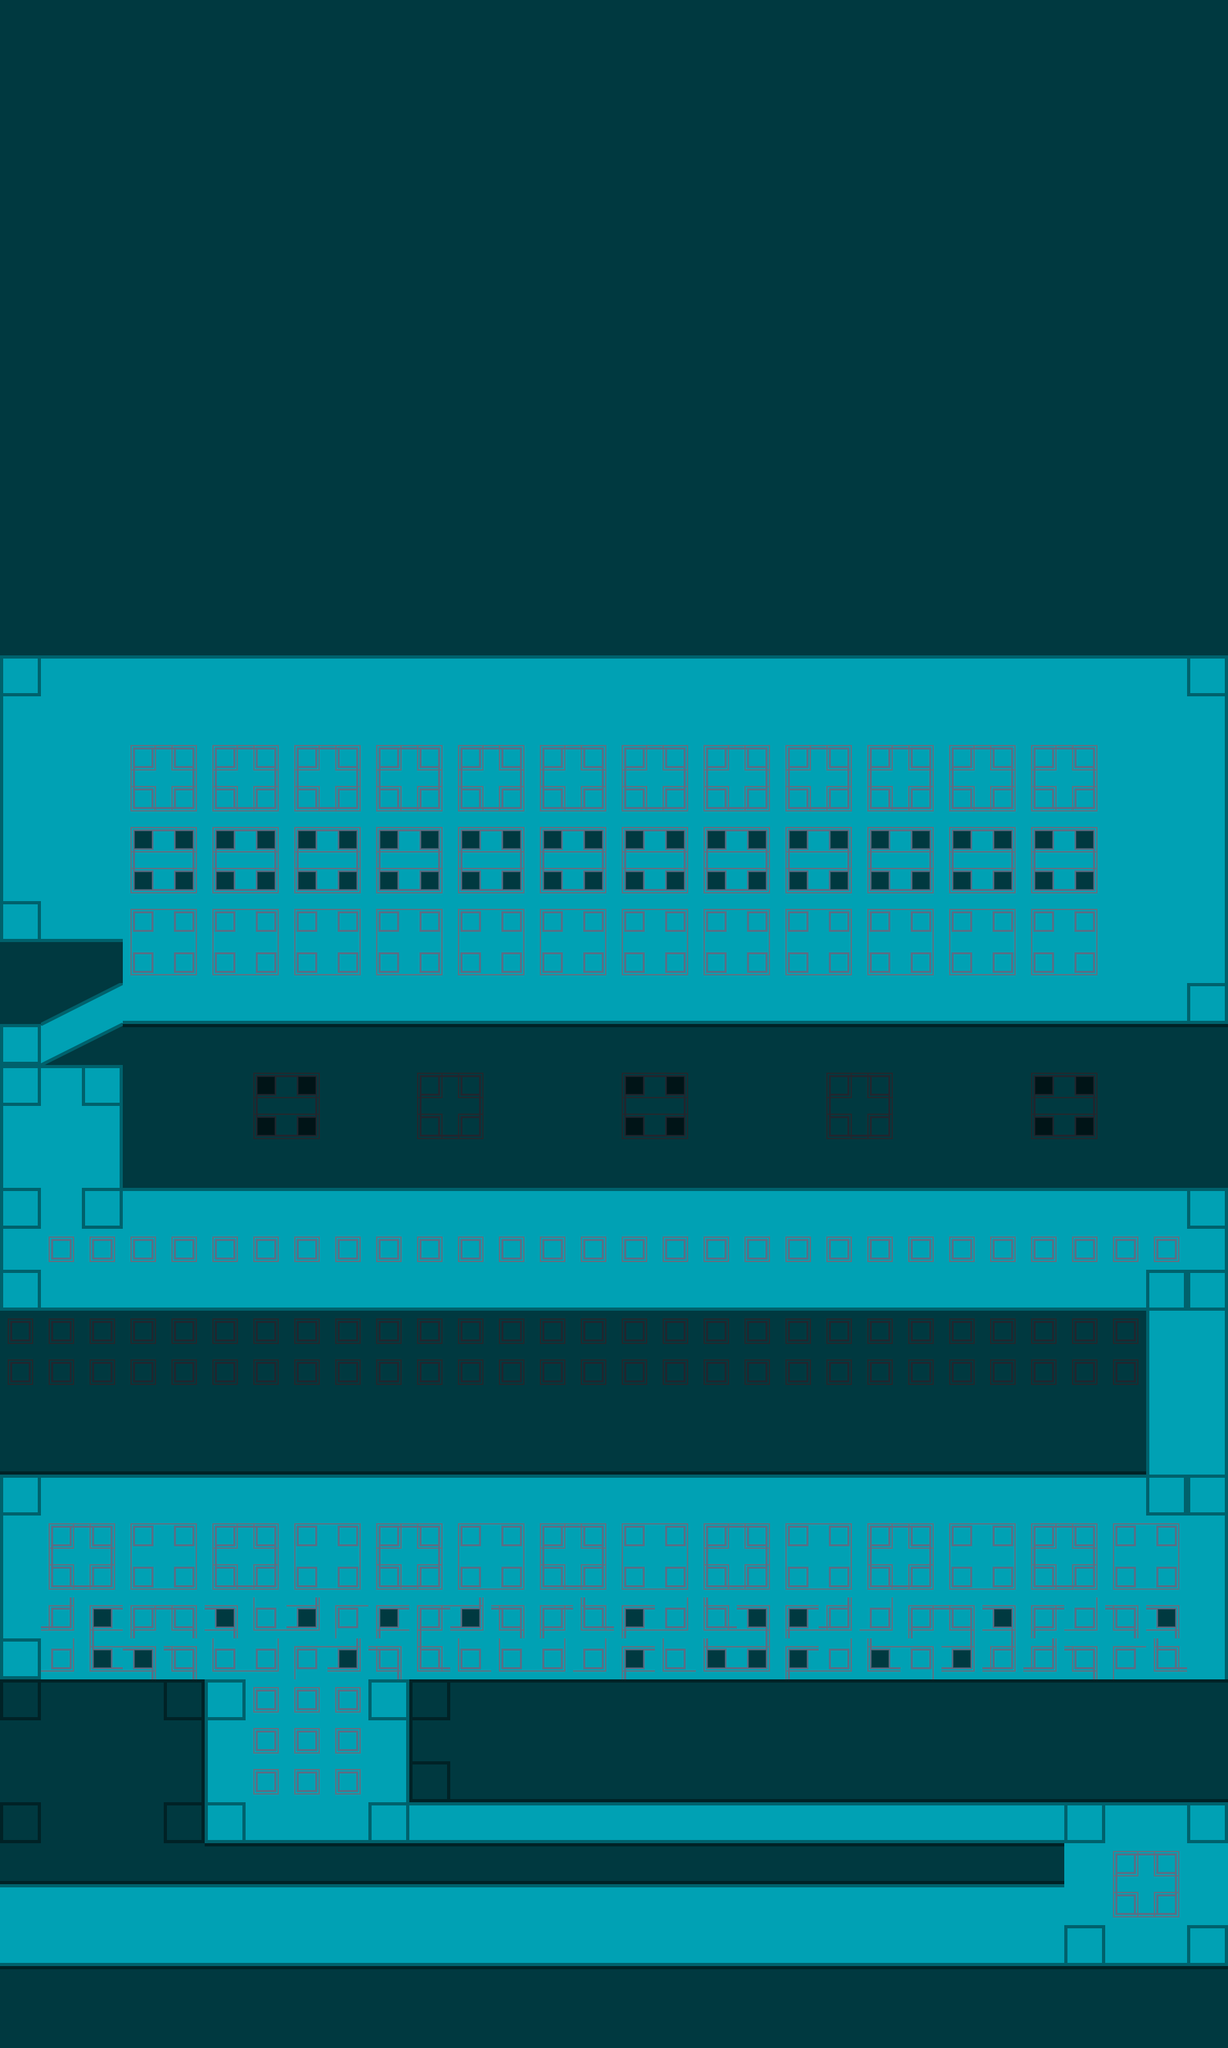

Rendered tile map (Tiled .tmx) drawn with the repository's tilesets; below, a short description and the full map source, tile grids included:
An orthogonal 30x50 tile map with 64x64 px tiles, 1 tile layer (mapmain), 1 image layer and 24 objects.

<map version="1.0" orientation="orthogonal" renderorder="left-up" width="30" height="50" tilewidth="64" tileheight="64" nextobjectid="1">
 <tileset firstgid="1" name="mainTiles" tilewidth="64" tileheight="64" tilecount="64">
  <image source="../ICIPTiles1.png" trans="ff00ff" width="512" height="512" />
  <terraintypes>
   <terrain name="TestFloor" tile="-1" />
  </terraintypes>
  <tile id="1">
   <objectgroup draworder="index">
    <object id="0" x="0.5" y="61.5">
     <polygon points="0,0 63,-32.5 63.5,-58 -1,-57" />
    </object>
   </objectgroup>
  </tile>
  <tile id="2">
   <objectgroup draworder="index">
    <object id="0" x="0" y="29.5">
     <polygon points="0,0 59.5,-30 0,-28.5" />
    </object>
   </objectgroup>
  </tile>
  <tile id="8">
   <objectgroup draworder="index">
    <object id="0" x="0" y="0" width="63" height="63" />
   </objectgroup>
  </tile>
  <tile id="9">
   <objectgroup draworder="index">
    <object id="0" x="63.5" y="36">
     <polygon points="0,0 -56,27.5 0.5,26.5" />
    </object>
   </objectgroup>
  </tile>
  <tile id="10">
   <objectgroup draworder="index">
    <object id="0" x="63.5" y="2.5">
     <polygon points="0,0 -64,32.5 -64,61.5 -0.5,61" />
    </object>
   </objectgroup>
  </tile>
  <tile id="11">
   <objectgroup draworder="index">
    <object id="0" x="0" y="-0.5" width="63.5" height="64.5" />
   </objectgroup>
  </tile>
  <tile id="12">
   <objectgroup draworder="index">
    <object id="0" x="0" y="0" width="64.5" height="63" />
   </objectgroup>
  </tile>
  <tile id="13">
   <objectgroup draworder="index">
    <object id="0" x="0" y="-0.5" width="64" height="64" />
   </objectgroup>
  </tile>
  <tile id="14">
   <objectgroup draworder="index">
    <object id="0" x="0" y="0" width="63" height="64" />
   </objectgroup>
  </tile>
  <tile id="15">
   <objectgroup draworder="index">
    <object id="0" x="-1" y="-0.5" width="64.5" height="64.5" />
   </objectgroup>
  </tile>
  <tile id="17">
   <objectgroup draworder="index">
    <object id="0" x="0" y="0" width="63.5" height="63" />
   </objectgroup>
  </tile>
  <tile id="19">
   <objectgroup draworder="index">
    <object id="0" x="-0.5" y="0" width="64" height="63.5" />
   </objectgroup>
  </tile>
  <tile id="26">
   <objectgroup draworder="index">
    <object id="0" x="-1" y="0" width="64.5" height="63.5" />
   </objectgroup>
  </tile>
  <tile id="27">
   <objectgroup draworder="index">
    <object id="0" x="0" y="-0.5" width="63.5" height="64" />
   </objectgroup>
  </tile>
  <tile id="34">
   <objectgroup draworder="index">
    <object id="0" x="-0.5" y="0" width="64.5" height="63.5" />
   </objectgroup>
  </tile>
  <tile id="35">
   <objectgroup draworder="index">
    <object id="0" x="0" y="0" width="64" height="63.5" />
   </objectgroup>
  </tile>
  <tile id="36">
   <objectgroup draworder="index">
    <object id="0" x="0.5" y="0" width="63" height="64" />
   </objectgroup>
  </tile>
  <tile id="37">
   <objectgroup draworder="index">
    <object id="0" x="0" y="0" width="63.5" height="63.5" />
   </objectgroup>
  </tile>
  <tile id="38">
   <objectgroup draworder="index">
    <object id="0" x="0" y="0" width="64" height="63" />
   </objectgroup>
  </tile>
  <tile id="39">
   <objectgroup draworder="index">
    <object id="0" x="0" y="0" width="63.5" height="63.5" />
   </objectgroup>
  </tile>
  <tile id="44">
   <objectgroup draworder="index">
    <object id="0" x="0" y="-0.5" width="64" height="64" />
   </objectgroup>
  </tile>
  <tile id="45">
   <objectgroup draworder="index">
    <object id="0" x="0.5" y="-0.5" width="62.5" height="65" />
   </objectgroup>
  </tile>
  <tile id="46">
   <objectgroup draworder="index">
    <object id="0" x="0" y="0" width="64" height="63" />
   </objectgroup>
  </tile>
  <tile id="47">
   <objectgroup draworder="index">
    <object id="0" x="0" y="0" width="64" height="63.5" />
   </objectgroup>
  </tile>
 </tileset>
 <imagelayer name="BGDark">
  <image source="../bgdark.jpg" />
 </imagelayer>
 <layer name="mapmain" width="30" height="50">
  <data encoding="csv">
0,0,0,0,0,0,0,0,0,0,0,0,0,0,0,0,0,0,0,0,0,0,0,0,0,0,0,0,0,0,
0,0,0,0,0,0,0,0,0,0,0,0,0,0,0,0,0,0,0,0,0,0,0,0,0,0,0,0,0,0,
0,0,0,0,0,0,0,0,0,0,0,0,0,0,0,0,0,0,0,0,0,0,0,0,0,0,0,0,0,0,
0,0,0,0,0,0,0,0,0,0,0,0,0,0,0,0,0,0,0,0,0,0,0,0,0,0,0,0,0,0,
0,0,0,0,0,0,0,0,0,0,0,0,0,0,0,0,0,0,0,0,0,0,0,0,0,0,0,0,0,0,
0,0,0,0,0,0,0,0,0,0,0,0,0,0,0,0,0,0,0,0,0,0,0,0,0,0,0,0,0,0,
0,0,0,0,0,0,0,0,0,0,0,0,0,0,0,0,0,0,0,0,0,0,0,0,0,0,0,0,0,0,
0,0,0,0,0,0,0,0,0,0,0,0,0,0,0,0,0,0,0,0,0,0,0,0,0,0,0,0,0,0,
0,0,0,0,0,0,0,0,0,0,0,0,0,0,0,0,0,0,0,0,0,0,0,0,0,0,0,0,0,0,
0,0,0,0,0,0,0,0,0,0,0,0,0,0,0,0,0,0,0,0,0,0,0,0,0,0,0,0,0,0,
0,0,0,0,0,0,0,0,0,0,0,0,0,0,0,0,0,0,0,0,0,0,0,0,0,0,0,0,0,0,
0,0,0,0,0,0,0,0,0,0,0,0,0,0,0,0,0,0,0,0,0,0,0,0,0,0,0,0,0,0,
0,0,0,0,0,0,0,0,0,0,0,0,0,0,0,0,0,0,0,0,0,0,0,0,0,0,0,0,0,0,
0,0,0,0,0,0,0,0,0,0,0,0,0,0,0,0,0,0,0,0,0,0,0,0,0,0,0,0,0,0,
0,0,0,0,0,0,0,0,0,0,0,0,0,0,0,0,0,0,0,0,0,0,0,0,0,0,0,0,0,0,
0,0,0,0,0,0,0,0,0,0,0,0,0,0,0,0,0,0,0,0,0,0,0,0,0,0,0,0,0,0,
1,8,8,8,8,8,8,8,8,8,8,8,8,8,8,8,8,8,8,8,8,8,8,8,8,8,8,8,8,1,
6,17,17,17,17,17,17,17,17,17,17,17,17,17,17,17,17,17,17,17,17,17,17,17,17,17,17,17,17,7,
6,17,17,21,22,21,22,21,22,21,22,21,22,21,22,21,22,21,22,21,22,21,22,21,22,21,22,17,17,7,
6,17,17,29,30,29,30,29,30,29,30,29,30,29,30,29,30,29,30,29,30,29,30,29,30,29,30,17,17,7,
6,17,17,25,26,25,26,25,26,25,26,25,26,25,26,25,26,25,26,25,26,25,26,25,26,25,26,17,17,7,
6,17,17,33,34,33,34,33,34,33,34,33,34,33,34,33,34,33,34,33,34,33,34,33,34,33,34,17,17,7,
1,5,5,23,24,23,24,23,24,23,24,23,24,23,24,23,24,23,24,23,24,23,24,23,24,23,24,17,17,7,
18,18,18,31,32,31,32,31,32,31,32,31,32,31,32,31,32,31,32,31,32,31,32,31,32,31,32,17,17,7,
18,2,3,5,5,5,5,5,5,5,5,5,5,5,5,5,5,5,5,5,5,5,5,5,5,5,5,5,5,1,
1,10,11,16,16,16,16,16,16,16,16,16,16,16,16,16,16,16,16,16,16,16,16,16,16,16,16,16,16,16,
1,8,1,18,18,18,27,28,18,18,37,38,18,18,18,27,28,18,18,18,37,38,18,18,18,27,28,18,18,18,
6,17,7,18,18,18,35,36,18,18,45,46,18,18,18,35,36,18,18,18,45,46,18,18,18,35,36,18,18,18,
6,17,7,18,18,18,18,18,18,18,18,18,18,18,18,18,18,18,18,18,18,18,18,18,18,18,18,18,18,18,
1,17,1,8,8,8,8,8,8,8,8,8,8,8,8,8,8,8,8,8,8,8,8,8,8,8,8,8,8,1,
6,19,19,19,19,19,19,19,19,19,19,19,19,19,19,19,19,19,19,19,19,19,19,19,19,19,19,19,19,7,
1,5,5,5,5,5,5,5,5,5,5,5,5,5,5,5,5,5,5,5,5,5,5,5,5,5,5,5,1,1,
20,20,20,20,20,20,20,20,20,20,20,20,20,20,20,20,20,20,20,20,20,20,20,20,20,20,20,20,6,7,
20,20,20,20,20,20,20,20,20,20,20,20,20,20,20,20,20,20,20,20,20,20,20,20,20,20,20,20,6,7,
0,0,0,0,0,0,0,0,0,0,0,0,0,0,0,0,0,0,0,0,0,0,0,0,0,0,0,0,6,7,
13,13,13,13,13,13,13,13,13,13,13,13,13,13,13,13,13,13,13,13,13,13,13,13,13,13,13,13,6,7,
1,8,8,8,8,8,8,8,8,8,8,8,8,8,8,8,8,8,8,8,8,8,8,8,8,8,8,8,1,1,
6,21,22,23,24,21,22,23,24,21,22,23,24,21,22,23,24,21,22,23,24,21,22,23,24,21,22,23,24,7,
6,29,30,31,32,29,30,31,32,29,30,31,32,29,30,31,32,29,30,31,32,29,30,31,32,29,30,31,32,7,
6,30,25,21,22,26,31,34,23,25,21,34,22,21,29,25,32,29,26,25,30,32,21,22,26,21,32,22,26,7,
1,32,33,26,22,31,32,23,34,22,29,31,31,32,32,25,31,33,34,25,32,33,24,34,30,30,22,23,29,7,
9,16,16,16,9,1,19,19,19,1,9,16,16,16,16,16,16,16,16,16,16,16,16,16,16,16,16,16,16,16,
0,0,0,0,15,6,19,19,19,7,14,0,0,0,0,0,0,0,0,0,0,0,0,0,0,0,0,0,0,0,
0,0,0,0,15,6,19,19,19,7,9,13,13,13,13,13,13,13,13,13,13,13,13,13,13,13,13,13,13,13,
9,0,0,0,9,1,5,5,5,1,4,4,4,4,4,4,4,4,4,4,4,4,4,4,4,4,1,8,8,1,
13,13,13,13,13,12,12,12,12,12,12,12,12,12,12,12,12,12,12,12,12,12,12,12,12,12,17,21,22,17,
8,8,8,8,8,8,8,8,8,8,8,8,8,8,8,8,8,8,8,8,8,8,8,8,8,8,17,29,30,17,
5,5,5,5,5,5,5,5,5,5,5,5,5,5,5,5,5,5,5,5,5,5,5,5,5,5,1,5,5,1,
16,16,16,16,16,16,16,16,16,16,16,16,16,16,16,16,16,16,16,16,16,16,16,16,16,16,16,16,16,16,
0,0,0,0,0,0,0,0,0,0,0,0,0,0,0,0,0,0,0,0,0,0,0,0,0,0,0,0,0,0
</data>
 </layer>
</map>